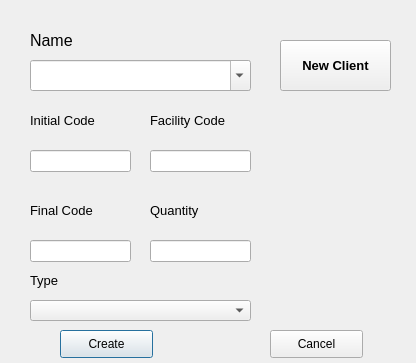
<?xml version="1.0" encoding="UTF-8"?>
<ui version="4.0">
 <class>neworderwindow</class>
 <widget class="QDialog" name="neworderwindow">
  <property name="enabled">
   <bool>true</bool>
  </property>
  <property name="geometry">
   <rect>
    <x>0</x>
    <y>0</y>
    <width>416</width>
    <height>363</height>
   </rect>
  </property>
  <property name="windowTitle">
   <string>New Order</string>
  </property>
  <widget class="QLabel" name="LBname">
   <property name="geometry">
    <rect>
     <x>30</x>
     <y>30</y>
     <width>71</width>
     <height>21</height>
    </rect>
   </property>
   <property name="font">
    <font>
     <pointsize>12</pointsize>
    </font>
   </property>
   <property name="text">
    <string>Name</string>
   </property>
  </widget>
  <widget class="QPushButton" name="PBnewClient">
   <property name="geometry">
    <rect>
     <x>280</x>
     <y>40</y>
     <width>111</width>
     <height>51</height>
    </rect>
   </property>
   <property name="font">
    <font>
     <pointsize>10</pointsize>
     <weight>75</weight>
     <bold>true</bold>
    </font>
   </property>
   <property name="focusPolicy">
    <enum>Qt::NoFocus</enum>
   </property>
   <property name="text">
    <string>New Client</string>
   </property>
  </widget>
  <widget class="QLabel" name="LBinitialCode">
   <property name="geometry">
    <rect>
     <x>30</x>
     <y>110</y>
     <width>91</width>
     <height>21</height>
    </rect>
   </property>
   <property name="font">
    <font>
     <pointsize>10</pointsize>
    </font>
   </property>
   <property name="text">
    <string>Initial Code</string>
   </property>
  </widget>
  <widget class="QLabel" name="LBFinalCode">
   <property name="geometry">
    <rect>
     <x>30</x>
     <y>200</y>
     <width>91</width>
     <height>21</height>
    </rect>
   </property>
   <property name="font">
    <font>
     <pointsize>10</pointsize>
    </font>
   </property>
   <property name="text">
    <string>Final Code</string>
   </property>
  </widget>
  <widget class="QLabel" name="LBquantity">
   <property name="geometry">
    <rect>
     <x>150</x>
     <y>200</y>
     <width>91</width>
     <height>21</height>
    </rect>
   </property>
   <property name="font">
    <font>
     <pointsize>10</pointsize>
    </font>
   </property>
   <property name="text">
    <string>Quantity</string>
   </property>
  </widget>
  <widget class="QLabel" name="LBfacilityCode">
   <property name="geometry">
    <rect>
     <x>150</x>
     <y>110</y>
     <width>101</width>
     <height>21</height>
    </rect>
   </property>
   <property name="font">
    <font>
     <pointsize>10</pointsize>
    </font>
   </property>
   <property name="text">
    <string>Facility Code</string>
   </property>
  </widget>
  <widget class="QLabel" name="LBtype">
   <property name="geometry">
    <rect>
     <x>30</x>
     <y>270</y>
     <width>91</width>
     <height>21</height>
    </rect>
   </property>
   <property name="font">
    <font>
     <pointsize>10</pointsize>
    </font>
   </property>
   <property name="text">
    <string>Type</string>
   </property>
  </widget>
  <widget class="QLineEdit" name="LEic">
   <property name="geometry">
    <rect>
     <x>30</x>
     <y>150</y>
     <width>101</width>
     <height>22</height>
    </rect>
   </property>
   <property name="focusPolicy">
    <enum>Qt::ClickFocus</enum>
   </property>
  </widget>
  <widget class="QLineEdit" name="LEfc">
   <property name="geometry">
    <rect>
     <x>30</x>
     <y>240</y>
     <width>101</width>
     <height>22</height>
    </rect>
   </property>
   <property name="focusPolicy">
    <enum>Qt::ClickFocus</enum>
   </property>
  </widget>
  <widget class="QLineEdit" name="LEquantity">
   <property name="geometry">
    <rect>
     <x>150</x>
     <y>240</y>
     <width>101</width>
     <height>22</height>
    </rect>
   </property>
   <property name="focusPolicy">
    <enum>Qt::ClickFocus</enum>
   </property>
  </widget>
  <widget class="QLineEdit" name="LEfac">
   <property name="geometry">
    <rect>
     <x>150</x>
     <y>150</y>
     <width>101</width>
     <height>22</height>
    </rect>
   </property>
   <property name="focusPolicy">
    <enum>Qt::ClickFocus</enum>
   </property>
  </widget>
  <widget class="QPushButton" name="PBcreate">
   <property name="geometry">
    <rect>
     <x>60</x>
     <y>330</y>
     <width>93</width>
     <height>28</height>
    </rect>
   </property>
   <property name="text">
    <string>Create</string>
   </property>
  </widget>
  <widget class="QPushButton" name="PBcancel">
   <property name="geometry">
    <rect>
     <x>270</x>
     <y>330</y>
     <width>93</width>
     <height>28</height>
    </rect>
   </property>
   <property name="text">
    <string>Cancel</string>
   </property>
  </widget>
  <widget class="QComboBox" name="CBname">
   <property name="geometry">
    <rect>
     <x>30</x>
     <y>60</y>
     <width>221</width>
     <height>31</height>
    </rect>
   </property>
   <property name="focusPolicy">
    <enum>Qt::StrongFocus</enum>
   </property>
   <property name="editable">
    <bool>true</bool>
   </property>
  </widget>
  <widget class="QLabel" name="LBimage">
   <property name="geometry">
    <rect>
     <x>270</x>
     <y>150</y>
     <width>131</width>
     <height>131</height>
    </rect>
   </property>
   <property name="text">
    <string/>
   </property>
  </widget>
  <widget class="QComboBox" name="CBcardtype">
   <property name="geometry">
    <rect>
     <x>30</x>
     <y>300</y>
     <width>221</width>
     <height>21</height>
    </rect>
   </property>
   <property name="editable">
    <bool>false</bool>
   </property>
  </widget>
 </widget>
 <resources/>
 <connections/>
</ui>
